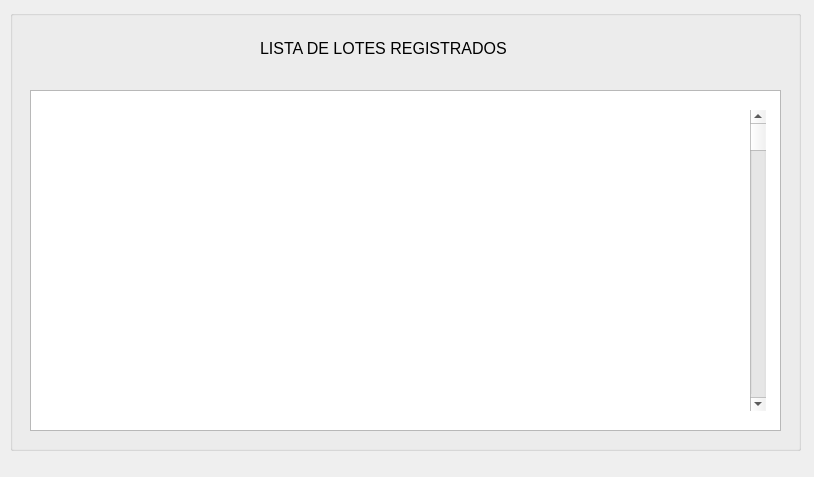
<?xml version="1.0" encoding="UTF-8"?>
<ui version="4.0">
 <class>mostrarLotesGUI</class>
 <widget class="QDialog" name="mostrarLotesGUI">
  <property name="geometry">
   <rect>
    <x>0</x>
    <y>0</y>
    <width>814</width>
    <height>477</height>
   </rect>
  </property>
  <property name="windowTitle">
   <string>Lista de Lotes</string>
  </property>
  <widget class="QGroupBox" name="groupBox">
   <property name="geometry">
    <rect>
     <x>10</x>
     <y>10</y>
     <width>791</width>
     <height>441</height>
    </rect>
   </property>
   <property name="title">
    <string/>
   </property>
   <widget class="QTableView" name="tableViewListaLotesRegistrados">
    <property name="geometry">
     <rect>
      <x>20</x>
      <y>80</y>
      <width>751</width>
      <height>341</height>
     </rect>
    </property>
   </widget>
   <widget class="QScrollBar" name="verticalScrollBar">
    <property name="geometry">
     <rect>
      <x>740</x>
      <y>100</y>
      <width>16</width>
      <height>301</height>
     </rect>
    </property>
    <property name="orientation">
     <enum>Qt::Vertical</enum>
    </property>
   </widget>
   <widget class="QLabel" name="label">
    <property name="geometry">
     <rect>
      <x>250</x>
      <y>30</y>
      <width>291</width>
      <height>16</height>
     </rect>
    </property>
    <property name="font">
     <font>
      <pointsize>12</pointsize>
     </font>
    </property>
    <property name="text">
     <string>LISTA DE LOTES REGISTRADOS</string>
    </property>
   </widget>
  </widget>
 </widget>
 <resources/>
 <connections/>
</ui>
